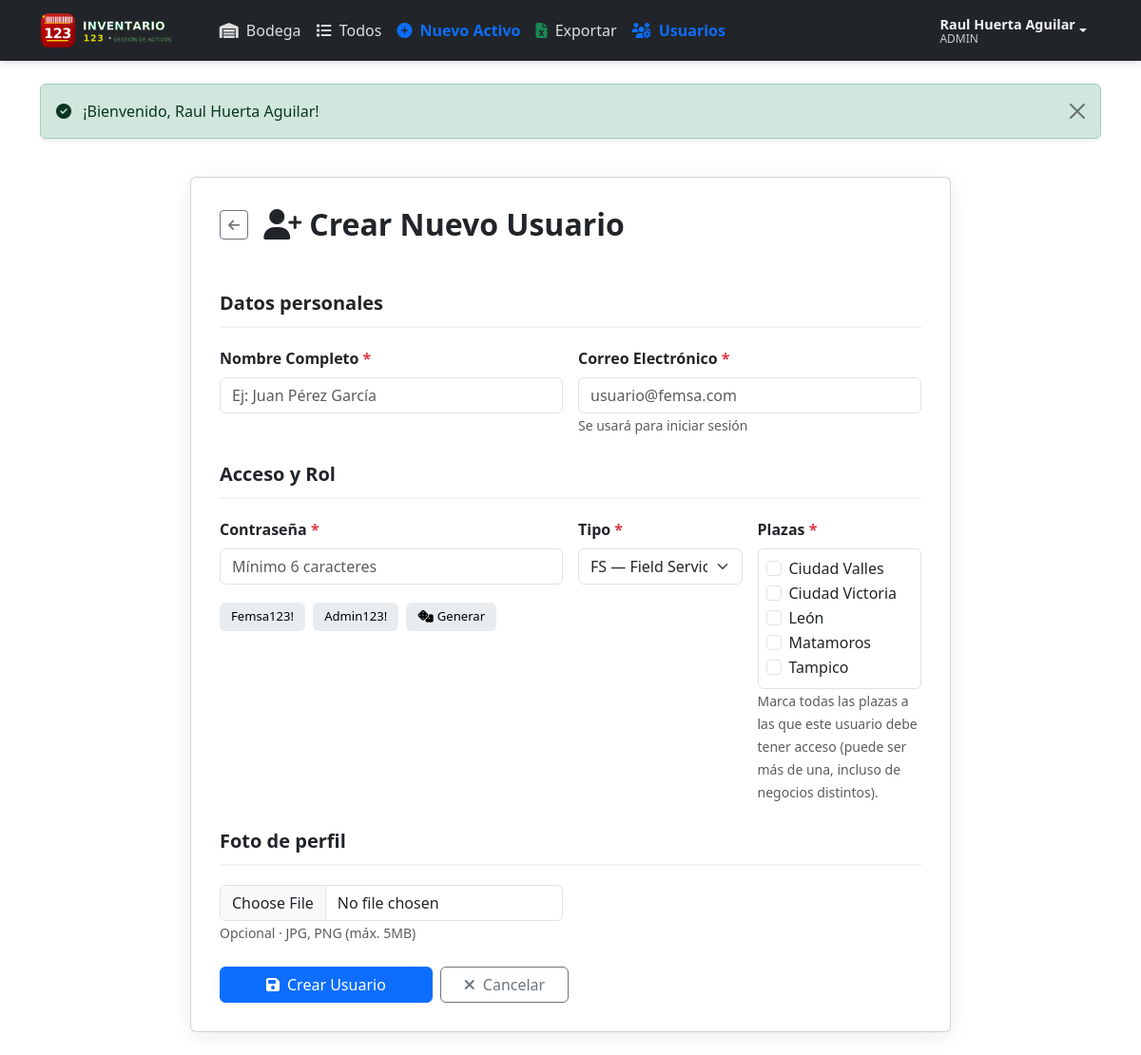
The page /index.php?controller=usuario&action=crear (signed in) on the database its author committed.
### tables this page shows
CREATE TABLE `plaza` (
  `id` int(10) UNSIGNED NOT NULL,
  `cr_plaza` varchar(50) NOT NULL,
  `nombre` varchar(100) NOT NULL,
  `region_id` int(10) UNSIGNED NOT NULL
);

### app/Controllers/UsuarioController.php (called while the page is built, shortened)
<?php
class UsuarioController
{
    private $db;
    public function __construct($db)
    {
        $this->db   = $db;
    }
    public function crear(): void
    {
        $plazas = (new Plaza($this->db))->obtenerTodas();
        require_once ROOT_PATH . '/app/views/usuarios/crear.php';
    }
}

### app/Models/Plaza.php (called while the page is built, shortened)
<?php
class Plaza
{
    private $conn;
    private string $table = 'plaza';
    public function __construct($db)
    {
        $this->conn = $db;
    }
    public function obtenerTodas(): array
    {
        $stmt = $this->conn->prepare(
            "SELECT p.id, p.cr_plaza, p.nombre, p.region_id,
                    r.nombre AS region_nombre,
                    n.id     AS negocio_id,
                    n.nombre AS negocio_nombre
             FROM {$this->table} p
             LEFT JOIN region  r ON p.region_id  = r.id
             LEFT JOIN negocio n ON r.negocio_id = n.id
             ORDER BY p.nombre"
        );
        $stmt->execute();
        return $stmt->fetchAll(PDO::FETCH_ASSOC);
    }
}

### app/views/usuarios/crear.php (the view, shortened to what this page needs)
<!DOCTYPE html>
<html lang="es">
<head>
</head>
<body>
<?php include ROOT_PATH . '/app/views/components/navbar.php'; ?>
<div class="container py-4">
<div class="card">
    <div class="d-flex align-items-center mb-4">
        <a href="index.php?controller=usuario&action=index" class="btn btn-outline-secondary btn-sm me-3">
            <i class="fas fa-arrow-left"></i>
        </a>
        <h2 class="mb-0 fw-bold"><i class="fas fa-user-plus me-2"></i>Crear Nuevo Usuario</h2>
    </div>
    <form method="POST" action="index.php?controller=usuario&action=guardar" enctype="multipart/form-data">
        <h5 class="section-title">Datos personales</h5>
        <div class="row g-3">
            <div class="col-md-6">
                <label class="form-label fw-semibold">Nombre Completo <span class="text-danger">*</span></label>
                <input type="text" name="nombre" class="form-control" required placeholder="Ej: Juan Pérez García">
            </div>
            <div class="col-md-6">
                <label class="form-label fw-semibold">Correo Electrónico <span class="text-danger">*</span></label>
                <input type="email" name="email" class="form-control" required placeholder="usuario@femsa.com">
                <small class="text-muted">Se usará para iniciar sesión</small>
            </div>
        </div>
        <h5 class="section-title">Acceso y Rol</h5>
        <div class="row g-3">
            <div class="col-md-6">
                <label class="form-label fw-semibold">Contraseña <span class="text-danger">*</span></label>
                <input type="password" name="password" id="password" class="form-control"
                       required minlength="6" placeholder="Mínimo 6 caracteres"
                       onkeyup="checkStrength()">
                <div id="passwordStrength" class="password-strength"></div>
                <div class="d-flex gap-2 mt-2 flex-wrap">
                    <button type="button" class="password-btn" onclick="setPass('Femsa123!')">Femsa123!</button>
                    <button type="button" class="password-btn" onclick="setPass('Admin123!')">Admin123!</button>
                    <button type="button" class="password-btn" onclick="genPass()">
                        <i class="fas fa-dice me-1"></i>Generar
                    </button>
                </div>
            </div>
            <div class="col-md-3">
                <label class="form-label fw-semibold">Tipo <span class="text-danger">*</span></label>
                <select name="tipo" class="form-select" required>
                    <option value="fs">FS — Field Service</option>
                </select>
            </div>
            <div class="col-md-3">
                <label class="form-label fw-semibold">Plazas <span class="text-danger">*</span></label>
                <div class="border rounded p-2" style="max-height: 220px; overflow-y: auto;">
                    <?php foreach ($plazas as $p): ?>
                        <div class="form-check">
                            <input class="form-check-input" type="checkbox" name="plaza_id[]"
                                   id="plaza_<?= $p['id'] ?>" value="<?= $p['id'] ?>">
                            <label class="form-check-label" for="plaza_<?= $p['id'] ?>">
                                <?= htmlspecialchars($p['nombre']) ?>
                            </label>
                        </div>
                    <?php endforeach; ?>
                </div>
                <small class="text-muted">Marca todas las plazas a las que este usuario debe tener acceso (puede ser más de una, incluso de negocios distintos).</small>
            </div>
        </div>
        <h5 class="section-title">Foto de perfil</h5>
        <div class="row g-3 mb-4">
            <div class="col-md-6">
                <input type="file" name="foto" id="foto" class="form-control" accept="image/*"
                       onchange="previewImg()">
                <small class="text-muted">Opcional · JPG, PNG (máx. 5MB)</small>
            </div>
            <div class="col-md-3">
            </div>
        </div>
        <div class="d-flex gap-2 mt-3">
            <button type="submit" class="btn btn-primary px-5">
                <i class="fas fa-save me-2"></i>Crear Usuario
            </button>
            <a href="index.php?controller=usuario&action=index" class="btn btn-outline-secondary px-4">
                <i class="fas fa-times me-2"></i>Cancelar
            </a>
        </div>
    </form>
</div>
</div>
</body>
</html>

### app/views/usuarios/crear.php (style rules this page uses)
body { font-family:'Inter',sans-serif; background:#f4f7f6; }
.card { background:white; border-radius:15px; padding:30px; box-shadow:0 4px 20px rgba(0,0,0,.08); max-width:800px; margin:0 auto; }
.section-title { font-weight:700; color:#212529; border-bottom:2px solid #f1f3f5; padding-bottom:12px; margin-bottom:20px; margin-top:28px; }
.password-strength { height:5px; border-radius:3px; margin-top:6px; transition:all .3s; }
.password-btn { padding:5px 12px; background:#e9ecef; border:none; border-radius:6px; cursor:pointer; font-size:.82rem; transition:all .2s; }

### rows shown on the page
plaza: nombre "Ciudad Valles"
plaza: nombre "Ciudad Victoria"
plaza: nombre "León"
plaza: nombre "Matamoros"
plaza: nombre "Tampico"

### other values the page prints
$_SESSION['usuario']['nombre'] "Raul Huerta Aguilar"
$tipo ?: '—' "ADMIN"
$_SESSION[$key] "¡Bienvenido, Raul Huerta Aguilar!"
